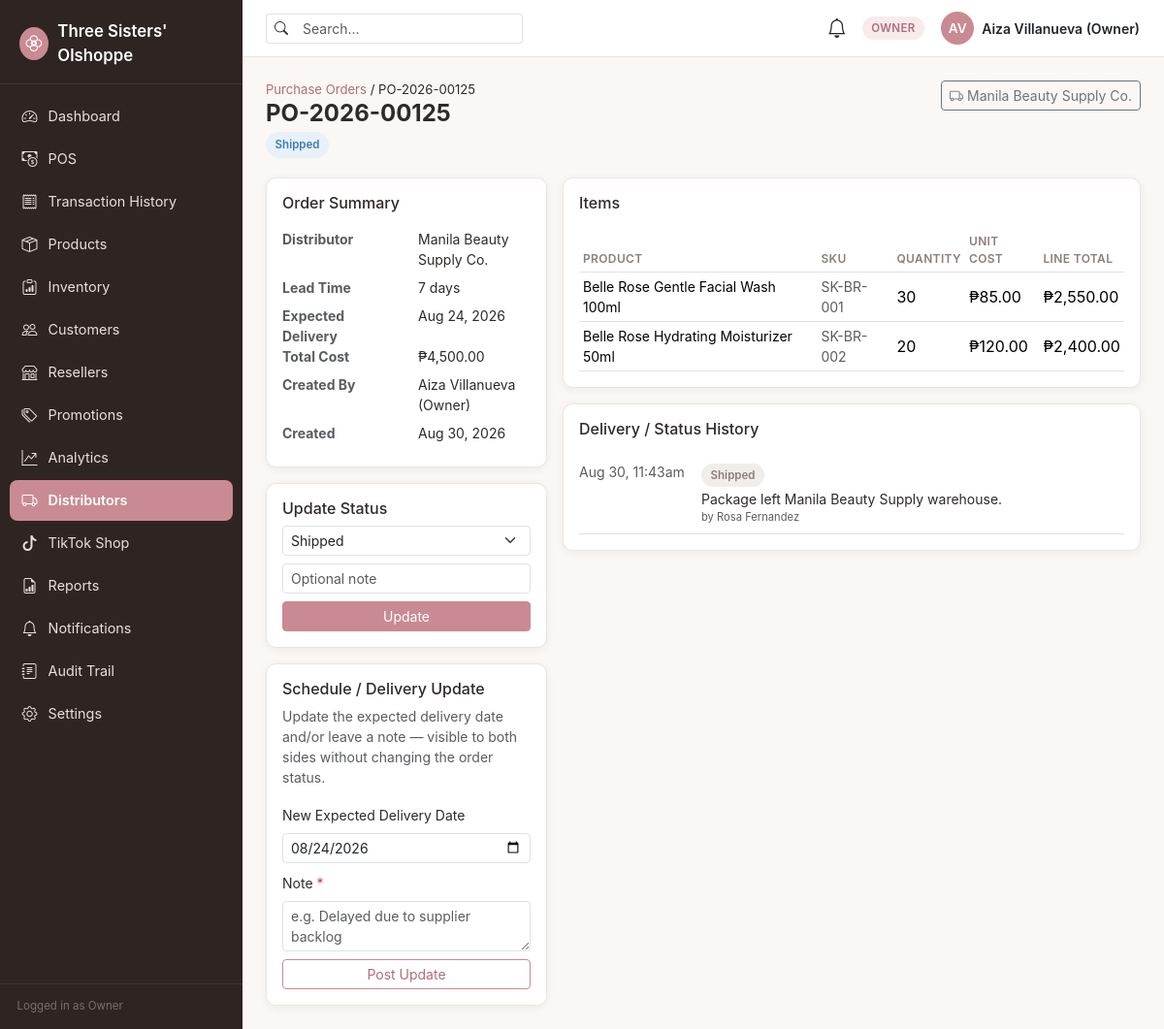
/distributors/po-view.php?id=1 (signed in), run on the app's committed database.
### tables this page shows
CREATE TABLE purchase_orders (
    id                      INT UNSIGNED AUTO_INCREMENT PRIMARY KEY,
    po_number               VARCHAR(30) NOT NULL UNIQUE,
    distributor_id          INT UNSIGNED NOT NULL,
    status                  ENUM('requested','confirmed','preparing','shipped','delivered','cancelled') NOT NULL DEFAULT 'requested',
    expected_delivery_date  DATE NULL,
    total_cost              DECIMAL(12,2) NOT NULL DEFAULT 0.00,
    created_by              INT UNSIGNED NOT NULL,
    created_at              TIMESTAMP NOT NULL DEFAULT CURRENT_TIMESTAMP,
    updated_at              TIMESTAMP NOT NULL DEFAULT CURRENT_TIMESTAMP ON UPDATE CURRENT_TIMESTAMP,
    FOREIGN KEY (distributor_id) REFERENCES distributors(id),
    FOREIGN KEY (created_by) REFERENCES users(id),
    INDEX idx_po_status (status),
    INDEX idx_po_distributor (distributor_id)
);

CREATE TABLE distributors (
    id              INT UNSIGNED AUTO_INCREMENT PRIMARY KEY,
    name            VARCHAR(150) NOT NULL,
    contact_person  VARCHAR(150) NULL,
    phone           VARCHAR(30) NULL,
    email           VARCHAR(150) NULL,
    address         VARCHAR(255) NULL,
    lead_time_days  SMALLINT UNSIGNED NOT NULL DEFAULT 7,
    status          ENUM('active','inactive') NOT NULL DEFAULT 'active',
    created_at      TIMESTAMP NOT NULL DEFAULT CURRENT_TIMESTAMP,
    updated_at      TIMESTAMP NOT NULL DEFAULT CURRENT_TIMESTAMP ON UPDATE CURRENT_TIMESTAMP
);

CREATE TABLE users (
    id              INT UNSIGNED AUTO_INCREMENT PRIMARY KEY,
    role_id         INT UNSIGNED NOT NULL,
    username        VARCHAR(50) NOT NULL UNIQUE,
    email           VARCHAR(150) NOT NULL UNIQUE,
    password_hash   VARCHAR(255) NOT NULL,
    full_name       VARCHAR(150) NOT NULL,
    phone           VARCHAR(30) NULL,
    distributor_id  INT UNSIGNED NULL,               
    status          ENUM('active','inactive') NOT NULL DEFAULT 'active',
    last_login_at   DATETIME NULL,
    created_at      TIMESTAMP NOT NULL DEFAULT CURRENT_TIMESTAMP,
    updated_at      TIMESTAMP NOT NULL DEFAULT CURRENT_TIMESTAMP ON UPDATE CURRENT_TIMESTAMP,
    FOREIGN KEY (role_id) REFERENCES roles(id),
    INDEX idx_users_role (role_id)
);

CREATE TABLE purchase_order_items (
    id                  INT UNSIGNED AUTO_INCREMENT PRIMARY KEY,
    purchase_order_id   INT UNSIGNED NOT NULL,
    product_id          INT UNSIGNED NOT NULL,
    quantity             INT UNSIGNED NOT NULL,
    unit_cost            DECIMAL(10,2) NOT NULL,
    FOREIGN KEY (purchase_order_id) REFERENCES purchase_orders(id) ON DELETE CASCADE,
    FOREIGN KEY (product_id) REFERENCES products(id)
);

CREATE TABLE products (
    id                      INT UNSIGNED AUTO_INCREMENT PRIMARY KEY,
    sku                     VARCHAR(50) NOT NULL UNIQUE,
    name                    VARCHAR(150) NOT NULL,
    category_id             INT UNSIGNED NULL,
    brand_id                INT UNSIGNED NULL,
    description             TEXT NULL,
    cost_price              DECIMAL(10,2) NOT NULL DEFAULT 0.00,
    selling_price           DECIMAL(10,2) NOT NULL DEFAULT 0.00,
    reorder_level           INT UNSIGNED NOT NULL DEFAULT 10,
    expiration_date         DATE NULL,
    primary_distributor_id  INT UNSIGNED NULL,
    lead_time_days          SMALLINT UNSIGNED NULL,       
    image_path              VARCHAR(255) NULL,
    status                  ENUM('active','archived') NOT NULL DEFAULT 'active',
    created_at              TIMESTAMP NOT NULL DEFAULT CURRENT_TIMESTAMP,
    updated_at              TIMESTAMP NOT NULL DEFAULT CURRENT_TIMESTAMP ON UPDATE CURRENT_TIMESTAMP,
    FOREIGN KEY (category_id) REFERENCES categories(id) ON DELETE SET NULL,
    FOREIGN KEY (brand_id) REFERENCES brands(id) ON DELETE SET NULL,
    FOREIGN KEY (primary_distributor_id) REFERENCES distributors(id) ON DELETE SET NULL,
    INDEX idx_products_category (category_id),
    INDEX idx_products_brand (brand_id),
    INDEX idx_products_status (status),
    INDEX idx_products_expiration (expiration_date)
);

CREATE TABLE delivery_updates (
    id                  INT UNSIGNED AUTO_INCREMENT PRIMARY KEY,
    purchase_order_id   INT UNSIGNED NOT NULL,
    status              VARCHAR(50) NOT NULL,
    note                VARCHAR(255) NULL,
    updated_by          INT UNSIGNED NULL,         
    created_at          TIMESTAMP NOT NULL DEFAULT CURRENT_TIMESTAMP,
    FOREIGN KEY (purchase_order_id) REFERENCES purchase_orders(id) ON DELETE CASCADE,
    FOREIGN KEY (updated_by) REFERENCES users(id) ON DELETE SET NULL
);

### config/database.php (called while the page is built, shortened)
<?php
function db(): PDO
{
    static $pdo = null;
    if ($pdo instanceof PDO) {
        return $pdo;
    }
    $host = getenv('DB_HOST') ?: '127.0.0.1';
    $port = getenv('DB_PORT') ?: '3306';
    $name = getenv('DB_NAME') ?: 'three_sisters';
    $user = getenv('DB_USER') ?: 'root';
    $pass = getenv('DB_PASS') ?: '';
    $charset = 'utf8mb4';
    $dsn = "mysql:host={$host};port={$port};dbname={$name};charset={$charset}";
    $options = [
        PDO::ATTR_ERRMODE            => PDO::ERRMODE_EXCEPTION,
        PDO::ATTR_DEFAULT_FETCH_MODE => PDO::FETCH_ASSOC,
        PDO::ATTR_EMULATE_PREPARES   => false,
    ];
    try {
        $pdo = new PDO($dsn, $user, $pass, $options);
    } catch (PDOException $e) {
        error_log('[DB CONNECTION ERROR] ' . $e->getMessage());
        http_response_code(500);
        die('A system error occurred. Please try again later or contact the administrator.');
    }
    return $pdo;
}

### core/PurchaseOrderService.php (called while the page is built, shortened)
<?php
final class PurchaseOrderService
{
    public static function find(int $id): ?array
    {
        $stmt = db()->prepare(
            'SELECT po.*, d.name AS distributor_name, d.lead_time_days, u.full_name AS created_by_name
             FROM purchase_orders po
             JOIN distributors d ON d.id = po.distributor_id
             LEFT JOIN users u ON u.id = po.created_by
             WHERE po.id = :id'
        );
        $stmt->execute(['id' => $id]);
        $po = $stmt->fetch();
        $itemStmt = db()->prepare(
            'SELECT poi.*, p.sku, p.name FROM purchase_order_items poi JOIN products p ON p.id = poi.product_id WHERE poi.purchase_order_id = :id'
        );
        $itemStmt->execute(['id' => $id]);
        $po['items'] = $itemStmt->fetchAll();
        $updateStmt = db()->prepare(
            'SELECT du.*, u.full_name AS updated_by_name FROM delivery_updates du
             LEFT JOIN users u ON u.id = du.updated_by
             WHERE du.purchase_order_id = :id ORDER BY du.created_at DESC'
        );
        $updateStmt->execute(['id' => $id]);
        $po['updates'] = $updateStmt->fetchAll();
        return $po;
    }
}

### distributors/po-view.php (the view, shortened to what this page needs)
<?php
$id = (int) ($_GET['id'] ?? 0);
$po = PurchaseOrderService::find($id);
$poBadge = ['requested' => 'badge-neutral', 'confirmed' => 'badge-info', 'preparing' => 'badge-info', 'shipped' => 'badge-info', 'delivered' => 'badge-success', 'cancelled' => 'badge-danger'];
require __DIR__ . '/../components/header.php';
?>
<div class="page-header d-flex justify-content-between align-items-start flex-wrap gap-2">
    <div>
        <nav class="breadcrumb"><a href="<?= BASE_URL ?>/distributors/purchase-orders.php" class="text-decoration-none">Purchase Orders</a>&nbsp;/&nbsp;<?= htmlspecialchars($po['po_number']) ?></nav>
        <h1 class="page-title h4 mb-0"><?= htmlspecialchars($po['po_number']) ?></h1>
        <span class="badge-status <?= $poBadge[$po['status']] ?> mt-1 d-inline-block"><?= ucfirst($po['status']) ?></span>
    </div>
    <a href="<?= BASE_URL ?>/distributors/view.php?id=<?= $po['distributor_id'] ?>" class="btn btn-outline-secondary btn-sm"><i class="bi bi-truck me-1"></i><?= htmlspecialchars($po['distributor_name']) ?></a>
</div>
<div class="row g-3">
    <div class="col-lg-4">
        <div class="ts-card p-3 mb-3">
            <h2 class="h6 mb-3">Order Summary</h2>
            <dl class="row small mb-0">
                <dt class="col-6 text-muted">Distributor</dt><dd class="col-6"><?= htmlspecialchars($po['distributor_name']) ?></dd>
                <dt class="col-6 text-muted">Lead Time</dt><dd class="col-6"><?= (int) $po['lead_time_days'] ?> days</dd>
                <dt class="col-6 text-muted">Expected Delivery</dt><dd class="col-6"><?= $po['expected_delivery_date'] ? htmlspecialchars(date('M j, Y', strtotime($po['expected_delivery_date']))) : '—' ?></dd>
                <dt class="col-6 text-muted">Total Cost</dt><dd class="col-6">₱<?= number_format((float) $po['total_cost'], 2) ?></dd>
                <dt class="col-6 text-muted">Created By</dt><dd class="col-6"><?= htmlspecialchars($po['created_by_name'] ?? '—') ?></dd>
                <dt class="col-6 text-muted">Created</dt><dd class="col-6"><?= htmlspecialchars(date('M j, Y', strtotime($po['created_at']))) ?></dd>
            </dl>
        </div>
        <div class="ts-card p-3 mb-3">
            <h2 class="h6 mb-2">Update Status</h2>
            <form method="POST">
                <select name="status" class="form-select form-select-sm mb-2">
                    <?php foreach (PurchaseOrderService::STATUSES as $s): ?>
                        <option value="<?= $s ?>" <?= $po['status'] === $s ? 'selected' : '' ?>><?= ucfirst($s) ?></option>
                    <?php endforeach; ?>
                </select>
                <input type="text" name="note" class="form-control form-control-sm mb-2" placeholder="Optional note">
                <button type="submit" class="btn btn-primary btn-sm w-100">Update</button>
            </form>
        </div>
        <div class="ts-card p-3">
            <h2 class="h6 mb-2">Schedule / Delivery Update</h2>
            <p class="text-muted small">Update the expected delivery date and/or leave a note — visible to both sides without changing the order status.</p>
            <form method="POST">
                <label class="form-label small">New Expected Delivery Date</label>
                <input type="date" name="expected_delivery_date" class="form-control form-control-sm mb-2" value="<?= htmlspecialchars($po['expected_delivery_date'] ?? '') ?>">
                <label class="form-label small">Note <span class="text-danger">*</span></label>
                <textarea name="note" class="form-control form-control-sm mb-2" rows="2" placeholder="e.g. Delayed due to supplier backlog" required></textarea>
                <button type="submit" class="btn btn-outline-primary btn-sm w-100">Post Update</button>
            </form>
        </div>
    </div>
    <div class="col-lg-8">
        <div class="ts-card p-3 mb-3">
            <h2 class="h6 mb-3">Items</h2>
            <div class="table-responsive">
                <table class="table table-sm align-middle mb-0">
                    <thead><tr><th>Product</th><th>SKU</th><th>Quantity</th><th>Unit Cost</th><th>Line Total</th></tr></thead>
                    <tbody>
                    <?php foreach ($po['items'] as $item): ?>
                        <tr>
                            <td class="small"><?= htmlspecialchars($item['name']) ?></td>
                            <td class="small text-muted"><?= htmlspecialchars($item['sku']) ?></td>
                            <td><?= (int) $item['quantity'] ?></td>
                            <td>₱<?= number_format((float) $item['unit_cost'], 2) ?></td>
                            <td>₱<?= number_format((float) $item['unit_cost'] * (int) $item['quantity'], 2) ?></td>
                        </tr>
                    <?php endforeach; ?>
                    </tbody>
                </table>
            </div>
        </div>
        <div class="ts-card p-3">
            <h2 class="h6 mb-3">Delivery / Status History</h2>
            <?php if (!$po['updates']): ?>
                <div class="empty-state py-3"><i class="bi bi-clock-history"></i><p class="mb-0 small">No updates yet.</p></div>
            <?php else: ?>
                <ul class="list-unstyled mb-0">
                    <?php foreach ($po['updates'] as $u): ?>
                        <li class="d-flex gap-3 py-2 border-bottom">
                            <div class="text-muted small" style="min-width:110px;"><?= htmlspecialchars(date('M j, g:ia', strtotime($u['created_at']))) ?></div>
                            <div>
                                <span class="badge-status badge-neutral"><?= htmlspecialchars(str_replace('_', ' ', ucfirst($u['status']))) ?></span>
                                <?php if ($u['note']): ?><div class="small mt-1"><?= htmlspecialchars($u['note']) ?></div><?php endif; ?>
                                <div class="text-muted" style="font-size:0.7rem;">by <?= htmlspecialchars($u['updated_by_name'] ?? 'System') ?></div>
                            </div>
                        </li>
                    <?php endforeach; ?>
                </ul>
            <?php endif; ?>
        </div>
    </div>
</div>
<?php require __DIR__ . '/../components/footer.php'; ?>

### assets/css/style.css (style rules this page uses)
:root { --ts-font-heading: 'Poppins', -apple-system, 'Segoe UI', Roboto, 'Helvetica Neue', Arial, sans-serif; --ts-font-body: 'Inter', -apple-system, 'Segoe UI', Roboto, 'Helvetica Neue', Arial, sans-serif; --ts-bg: #FAF7F5; --ts-surface: #FFFFFF; --ts-text: #2E2A28; --ts-text-muted: #8A7F7A; --ts-border: #ECE4E0; --ts-accent: #C98A93; --ts-accent-dark: #B06E78; --ts-accent-tint: #F7EBEC; --ts-sidebar-bg: #2E2422; --ts-sidebar-text: #E9DFDC; --ts-sidebar-active: #C98A93; --ts-success: #3E8E5A; --ts-success-bg: #E7F5EC; --ts-warning: #B98A2E; --ts-warning-bg: #FBF1DF; --ts-danger: #C0473F; --ts-danger-bg: #FBEAE8; --ts-info: #3E7CB1; --ts-info-bg: #E8F1FA; --ts-radius: 0.65rem; --ts-shadow: 0 2px 10px rgba(46, 34, 28, 0.06); --ts-shadow-lg: 0 8px 28px rgba(46, 34, 28, 0.10); --bs-body-font-family: var(--ts-font-body); }
body { background-color: var(--ts-bg); color: var(--ts-text); font-family: var(--ts-font-body); }
h1, h2, h3, h4, h5, h6, .brand-font { font-family: var(--ts-font-heading); color: var(--ts-text); }
a { color: var(--ts-accent-dark); }
.btn-primary { background-color: var(--ts-accent); border-color: var(--ts-accent); color: #fff; }
.btn-outline-primary { color: var(--ts-accent-dark); border-color: var(--ts-accent); }
.page-header { margin-bottom: 1.25rem; }
.page-header .page-title { font-weight: 700; margin-bottom: 0.15rem; }
.page-header .breadcrumb { font-size: 0.82rem; margin-bottom: 0; }
.card, .ts-card { background: var(--ts-surface); border: 1px solid var(--ts-border); border-radius: var(--ts-radius); box-shadow: var(--ts-shadow); }
.badge-status { font-weight: 600; font-size: 0.72rem; padding: 0.32rem 0.6rem; border-radius: 999px; }
.badge-info { background: var(--ts-info-bg); color: var(--ts-info); }
.badge-neutral { background: #F1EDEB; color: var(--ts-text-muted); }
.table thead th { font-size: 0.75rem; text-transform: uppercase; letter-spacing: 0.03em; color: var(--ts-text-muted); border-bottom-width: 1px; font-weight: 600; }
.table td { vertical-align: middle; }

### data on the page
purchase_orders: po_number "PO-2026-00125", status "Shipped", distributor.name "Manila Beauty Supply Co.", distributor.lead_time_days "7", expected_delivery_date "Aug 24, 2026", total_cost "4,500.00", created_by.full_name "Aiza Villanueva (Owner)", created_at "Aug 30, 2026", expected_delivery_date "08/24/2026"
purchase_order_items: product.name "Belle Rose Gentle Facial Wash 100ml", product.sku "SK-BR-001", quantity "30", unit_cost "85.00", (float) $item['unit_cost'] * (int) $item['quantity'] "2,550.00"
purchase_order_items: product.name "Belle Rose Hydrating Moisturizer 50ml", product.sku "SK-BR-002", quantity "20", unit_cost "120.00", (float) $item['unit_cost'] * (int) $item['quantity'] "2,400.00"
delivery_updates: created_at "Aug 30, 11:43am", status "Shipped", note "Package left Manila Beauty Supply warehouse.", updated_by.full_name "Rosa Fernandez"

### other printed values
APP_NAME "Three Sisters' Olshoppe"
$item['label'] "Dashboard"
$item['label'] "POS"
$item['label'] "Transaction History"
$item['label'] "Products"
$item['label'] "Inventory"
$item['label'] "Customers"
$item['label'] "Resellers"
$item['label'] "Promotions"
$item['label'] "Analytics"
$item['label'] "Distributors"
$item['label'] "TikTok Shop"
$item['label'] "Reports"
$item['label'] "Notifications"
$item['label'] "Audit Trail"
